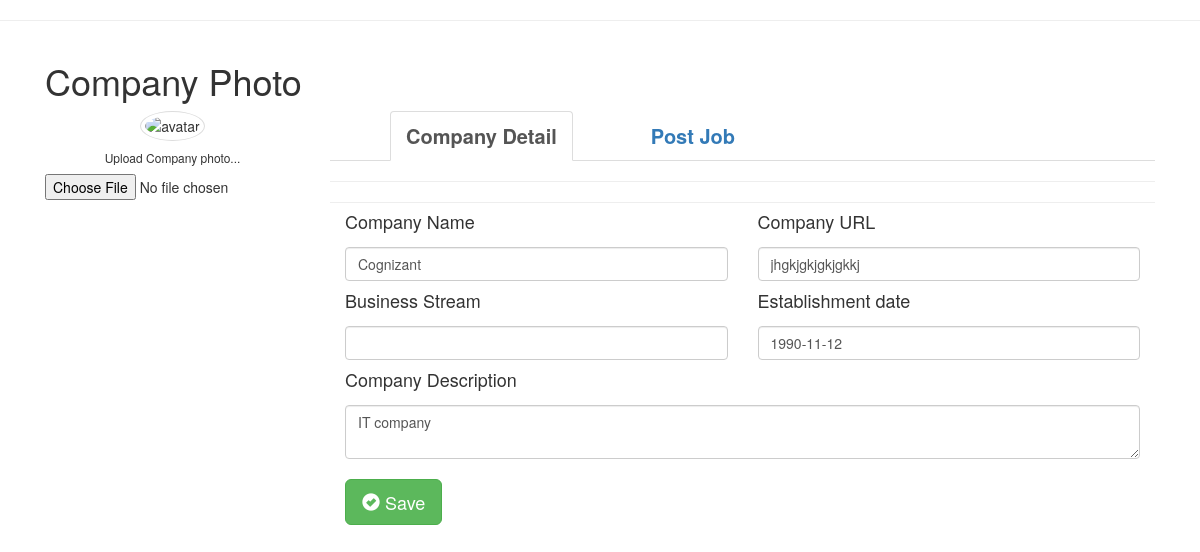
Screenshot of /jobpost.php (signed in) with the database file from the repository.
### tables this page shows
CREATE TABLE `company` (
  `company_id` int(11) NOT NULL,
  `company_name` varchar(30) NOT NULL,
  `company_desc` varchar(1000) DEFAULT NULL,
  `business_stream_id` int(11) DEFAULT NULL,
  `establishment_date` date DEFAULT NULL,
  `company_url` varchar(100) DEFAULT NULL,
  `employerId` int(11) NOT NULL
);

### jobpost.php (the view, shortened to what this page needs)
<?php
$email=$_SESSION['user'];
$db = Database::getDb();
        $sql1 = "Select * from user_details inner join login on useraccid = user_id where login.username = '$email'";
        $pstd = $db->prepare($sql1);
        $pstd->execute();
        $data = $pstd->fetchAll(PDO::FETCH_OBJ);
        foreach ($data as $r){
            $empid = $r->user_id;
        }
$sql = "Select * from company inner join user_details on employerId = user_id where company.employerId = '$empid'";
$pst = $db->prepare($sql);
$pst->execute();
$data1 = $pst->fetchAll(PDO::FETCH_OBJ);
foreach($data1 as $d){
    $cn = $d->company_name;
    $dsp = $d->company_desc;
    $dt = $d->establishment_date;
    $ul = $d->company_url;
}
?>
<html>
<head>
    <link rel="stylesheet" href="css/main.css">
    <link rel="stylesheet" href="css/employerLogin.css">
    <link rel="stylesheet" href="css/EmployerForm.css">
    <link rel="stylesheet" href="css/EmployerPage.css">
    <link rel="stylesheet" href="css/footer.css">
    <link href="//maxcdn.bootstrapcdn.com/bootstrap/4.0.0/css/bootstrap.min.css" rel="stylesheet" id="bootstrap-css">
    <link rel="stylesheet" href="https://maxcdn.bootstrapcdn.com/bootstrap/3.3.7/css/bootstrap.min.css">
</head>
<body>
<hr>
<div class="container bootstrap snippet">
    <div class="row">
        <div class="col-sm-10"><h1>Company Photo</h1></div>
    </div>
    <div class="row">
        <div class="col-sm-3">
            <div class="text-center">
                <img src="http://ssl.gstatic.com/accounts/ui/avatar_2x.png" class="avatar img-circle img-thumbnail" alt="avatar">
                <h6>Upload Company photo...</h6>
                <input type="file" class="text-center center-block file-upload">
            </div></hr><br>
        </div>
        <div class="col-sm-9">
            <ul class="nav nav-tabs">
                <li class="active"><a data-toggle="tab" href="#home">Company Detail</a></li>
                <li><a data-toggle="tab" href="#messages">Post Job</a></li>
            </ul>
            <div class="tab-content">
                <div class="tab-pane active" id="home">
                    <hr>
                    <form class="form" action="##" method="post" id="registrationForm">
                        <div class="form-group">
                            <div class="col-xs-6">
                                <label for="first_name"><h4>Company Name</h4></label>
                                <input type="text" class="form-control" name="cname" value="<?php echo $cn;?>">
                            </div>
                        </div>
                        <div class="form-group">
                            <div class="col-xs-6">
                                <label for="email"><h4>Company URL</h4></label>
                                <input type="text" class="form-control" name="curl" value="<?php echo $ul;?>">
                            </div>
                        </div>
                        <div class="form-group">
                            <div class="col-xs-6">
                                <label for="inputlg"><h4>Business Stream</h4></label>
                                <input type="text" class="form-control" name="desc" value="<?php echo $bsi;?>"">
                            </div>
                        </div>
                        <div class="form-group">
                            <div class="col-xs-6">
                                <label for="mobile"><h4>Establishment date</h4></label>
                                <input type="text" class="form-control" name="estdate" value="<?php echo $dt;?>">
                            </div>
                        </div>
                        <div class="form-group">
                            <div class="col-xs-12">
                                <label for="last_name"><h4>Company Description</h4></label>
                                <textarea class="form-control" name="desc" ><?php echo $dsp;?></textarea>
                            </div>
                        </div>
                        <div class="form-group">
                            <div class="col-xs-12">
                                <br>
                                <button class="btn btn-lg btn-success" type="submit"><i class="glyphicon glyphicon-ok-sign"></i> Save</button>
                            </div>
                        </div>
                    </form>
                    <hr>
                </div>
            </div>
        </div>
    </div>
</div>
</body>
</html>

### css/main.css (style rules this page uses)
a { font-weight: bold; font-size: 20px; }
li { display:inline; padding-left: 60px; }

### css/EmployerForm.css (style rules this page uses)
body { font-family: 'Varela Round', sans-serif; }

### rows the page displays
company: cname "Cognizant", curl "jhgkjgkjgkjgkkj", estdate "1990-11-12", desc "IT company"
